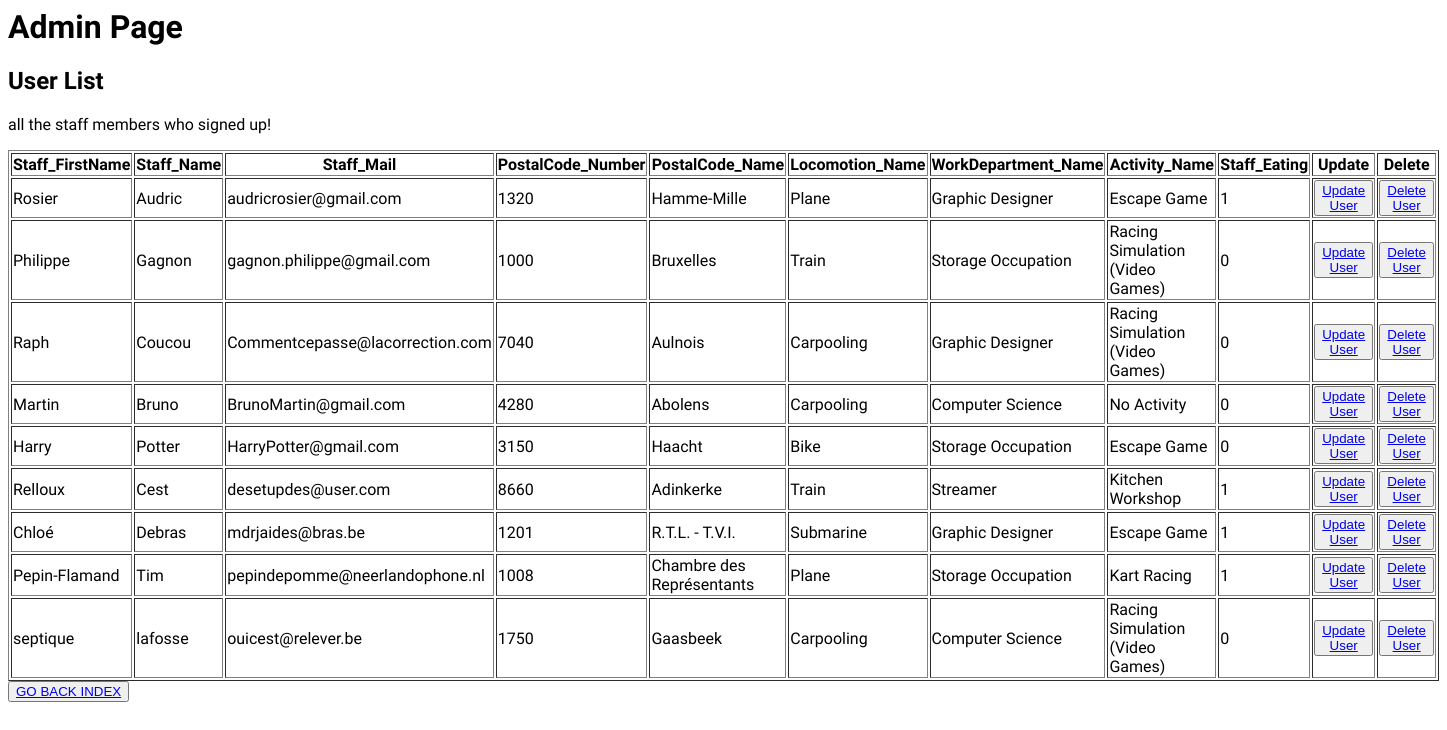
The app's page /view/admin.php?error= (signed in) with its own data.
### tables this page shows
CREATE TABLE IF NOT EXISTS `staff` (
  `Staff_ID` int(11) NOT NULL AUTO_INCREMENT,
  `Staff_Name` varchar(100) DEFAULT NULL,
  `Staff_FirstName` varchar(100) DEFAULT NULL,
  `Staff_Mail` varchar(150) DEFAULT NULL,
  `Staff_PCID` int(11) NOT NULL,
  `Staff_LocomotionID` int(11) NOT NULL,
  `Staff_DepartmentID` int(11) NOT NULL,
  `Staff_Eating` tinyint(1) DEFAULT '0',
  PRIMARY KEY (`Staff_ID`),
  KEY `Staff_PCID` (`Staff_PCID`),
  KEY `Staff_LocomotionID` (`Staff_LocomotionID`),
  KEY `Staff_DepartmentID` (`Staff_DepartmentID`)
);

CREATE TABLE IF NOT EXISTS `postalcode` (
  `PostalCode_ID` int(11) NOT NULL AUTO_INCREMENT,
  `PostalCode_Number` int(4) DEFAULT NULL,
  `PostalCode_Name` varchar(80) DEFAULT NULL,
  PRIMARY KEY (`PostalCode_ID`)
);

CREATE TABLE IF NOT EXISTS `locomotion` (
  `Locomotion_ID` int(11) NOT NULL AUTO_INCREMENT,
  `Locomotion_Name` varchar(100) DEFAULT NULL,
  PRIMARY KEY (`Locomotion_ID`)
);

CREATE TABLE IF NOT EXISTS `workdepartment` (
  `WorkDepartment_ID` int(11) NOT NULL AUTO_INCREMENT,
  `WorkDepartment_Name` varchar(100) DEFAULT NULL,
  PRIMARY KEY (`WorkDepartment_ID`)
);

CREATE TABLE IF NOT EXISTS `activity` (
  `Activity_ID` int(11) NOT NULL AUTO_INCREMENT,
  `Activity_Name` varchar(100) DEFAULT NULL,
  `Activity_MaxNumber` int(11) DEFAULT NULL,
  PRIMARY KEY (`Activity_ID`)
);

### Model/read.php (called while the page is built, shortened)
<?php
        function TakeAllStaffID(){
            include('connection.php');
            $query = "SELECT Staff_ID FROM staff ORDER BY staff_ID";
            try{
                $stmt = $db->prepare($query);
                $result = $stmt->execute();
            }
            catch(PDOException $ex){
                die("Failed query : " . $ex->getMessage());
            }
            $result = $stmt->fetchAll(PDO::FETCH_ASSOC);
            return $result;
        }
        function TakeAllInfoID($id){
            include('connection.php');
            $query = " SELECT Staff_ID, Staff_FirstName, Staff_Name, Staff_Mail, PostalCode_Number, PostalCode_Name, Locomotion_Name, WorkDepartment_Name, Activity_Name, Staff_Eating FROM staff INNER JOIN postalcode ON staff_PCID = postalcode_ID INNER JOIN locomotion ON staff_locomotionID = locomotion_ID INNER JOIN WorkDepartment ON Staff_DepartmentID = WorkDepartment_ID INNER JOIN staffactivity ON staff_id = StaffActivity_StaffID INNER JOIN activity on StaffActivity_ActivityID = activity_id WHERE Staff_ID = :id";
            $query_params = array(':id' => $id);
            try{
                $stmt = $db->prepare($query);
                $result = $stmt->execute($query_params);
            }
            catch(PDOException $ex){
                die("Failed query : " . $ex->getMessage());
            }
            $result = $stmt->fetchAll(PDO::FETCH_ASSOC);
            return $result;
        }
?>

### View/admin.php (the view, shortened to what this page needs)
<?php
    include('../Model/read.php');
    $staffid = TakeAllStaffID();
    foreach ($staffid as $key => $value){
      $valueInt = intval($value['Staff_ID']);
      $TAII[] = TakeAllInfoID($valueInt);
    }
    foreach ($TAII as $tai ){
      foreach ($tai as $ta){
        $TASI[] = $ta;
      }
    }
?>
<!DOCTYPE HTML>
<html>
  <head>
      <link rel="stylesheet" href="Ellements/CSS/style.css">
  </head>
  <body>
    <h1> Admin Page </h1>
    <h2> User List </h2>
    <p>all the staff members who signed up!</p>
    <table border = 1>
      <thead>
          <tr>
              <?php foreach ($TASI[0] as $key => $value) {if($key != 'Staff_ID'){ ?>
              <th> <?php echo $key; } ?></th> <?php } ?>
              <th> Update </th>
              <th> Delete </th>
          </tr>
      </thead>
      <tbody>
        <?php foreach ($TASI as $sta) { ?>
          <tr>
              <?php foreach ($sta as $key2 => $val): if($key2 != 'Staff_ID') { ?>
              <td> <?php echo $val; } ?></td> <?php endforeach; ?>
              <td> <button type="submit"> <a href="uppdateUser?Staff_ID=<?php echo $sta['Staff_ID'];?>">Update User</a></button></td>
              <td> <button type="submit"> <a href="../controller/deleteUser?Staff_ID=<?php echo $sta['Staff_ID'];?>">Delete User</a></button></td>
          </tr>
        <?php } ?>
      </tbody>
    </table>
    <button><a href="index.php"> GO BACK INDEX </a></button>
  </body>
</html>

### View/Ellements/CSS/style.css (style rules this page uses)
body { font-family: Quicksand; font-weight: 400; }

### records on screen
staff: Staff_FirstName "Rosier", Staff_Name "Audric", Staff_Mail "audricrosier@gmail.com", postalcode.PostalCode_Number "1320", postalcode.PostalCode_Name "Hamme-Mille", locomotion.Locomotion_Name "Plane", workdepartment.WorkDepartment_Name "Graphic Designer", activity.Activity_Name "Escape Game", Staff_Eating "1"
staff: Staff_FirstName "Philippe", Staff_Name "Gagnon", Staff_Mail "gagnon.philippe@gmail.com", postalcode.PostalCode_Number "1000", postalcode.PostalCode_Name "Bruxelles", locomotion.Locomotion_Name "Train", workdepartment.WorkDepartment_Name "Storage Occupation", activity.Activity_Name "Racing Simulation (Video Games)", Staff_Eating "0"
staff: Staff_FirstName "Raph", Staff_Name "Coucou", Staff_Mail "Commentcepasse@lacorrection.com", postalcode.PostalCode_Number "7040", postalcode.PostalCode_Name "Aulnois", locomotion.Locomotion_Name "Carpooling", workdepartment.WorkDepartment_Name "Graphic Designer", activity.Activity_Name "Racing Simulation (Video Games)", Staff_Eating "0"
staff: Staff_FirstName "Martin", Staff_Name "Bruno", Staff_Mail "BrunoMartin@gmail.com", postalcode.PostalCode_Number "4280", postalcode.PostalCode_Name "Abolens", locomotion.Locomotion_Name "Carpooling", workdepartment.WorkDepartment_Name "Computer Science", activity.Activity_Name "No Activity", Staff_Eating "0"
staff: Staff_FirstName "Harry", Staff_Name "Potter", Staff_Mail "HarryPotter@gmail.com", postalcode.PostalCode_Number "3150", postalcode.PostalCode_Name "Haacht", locomotion.Locomotion_Name "Bike", workdepartment.WorkDepartment_Name "Storage Occupation", activity.Activity_Name "Escape Game", Staff_Eating "0"
staff: Staff_FirstName "Relloux", Staff_Name "Cest", Staff_Mail "desetupdes@user.com", postalcode.PostalCode_Number "8660", postalcode.PostalCode_Name "Adinkerke", locomotion.Locomotion_Name "Train", workdepartment.WorkDepartment_Name "Streamer", activity.Activity_Name "Kitchen Workshop", Staff_Eating "1"
staff: Staff_FirstName "Chloé", Staff_Name "Debras", Staff_Mail "mdrjaides@bras.be", postalcode.PostalCode_Number "1201", postalcode.PostalCode_Name "R.T.L. - T.V.I.", locomotion.Locomotion_Name "Submarine", workdepartment.WorkDepartment_Name "Graphic Designer", activity.Activity_Name "Escape Game", Staff_Eating "1"
staff: Staff_FirstName "Pepin-Flamand", Staff_Name "Tim", Staff_Mail "pepindepomme@neerlandophone.nl", postalcode.PostalCode_Number "1008", postalcode.PostalCode_Name "Chambre des Représentants", locomotion.Locomotion_Name "Plane", workdepartment.WorkDepartment_Name "Storage Occupation", activity.Activity_Name "Kart Racing", Staff_Eating "1"
staff: Staff_FirstName "septique", Staff_Name "lafosse", Staff_Mail "ouicest@relever.be", postalcode.PostalCode_Number "1750", postalcode.PostalCode_Name "Gaasbeek", locomotion.Locomotion_Name "Carpooling", workdepartment.WorkDepartment_Name "Computer Science", activity.Activity_Name "Racing Simulation (Video Games)", Staff_Eating "0"

### other values on screen
$key "Staff_FirstName"
$key "Staff_Name"
$key "Staff_Mail"
$key "PostalCode_Number"
$key "PostalCode_Name"
$key "Locomotion_Name"
$key "WorkDepartment_Name"
$key "Activity_Name"
$key "Staff_Eating"
